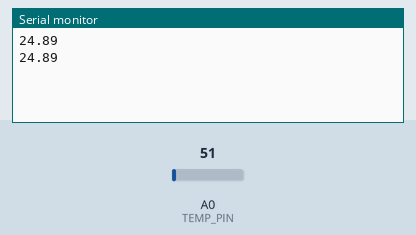
This sketch was run on a simulated Arduino Uno, built with avr-gcc and run on an emulated ATmega328P. On the bench: the last lines printed to the serial monitor. The inputs (shaded band) are chosen by the test bench; at power-on: A0 (TEMP_PIN) = 51.

Above: at 1.8 s.
1.9 s: A0 (TEMP_PIN) set to 61
At 2.7 s:
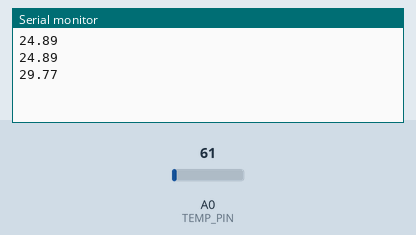
3.4 s: A0 (TEMP_PIN) set to 71
At 4.8 s:
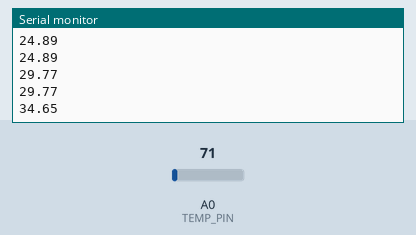
Timing chart, 0 to 6.4 s (numbered marks = the images above; inputs shaded):
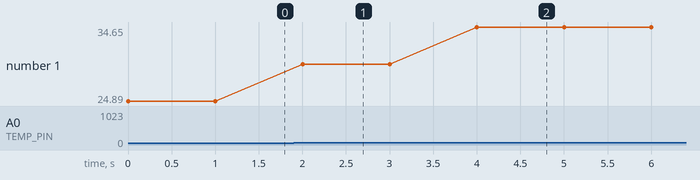

The sketch:

LM35.ino
```cpp
/*
   LM35

   Use Digital pin 13 to pin 10 as output to
   turn On/OFF the LED every 1 sec.

*/

float TEMP;
int TEMP_PIN = 0;

void setup() {
  Serial.begin(9600);
}

void loop() {

  TEMP = analogRead(TEMP_PIN);
  TEMP = (TEMP * 0.488);
  Serial.print(TEMP);
  Serial.println();
  delay(1000);

}
```

Measured:
- after the input at 1.9 s, the serial monitor: prints a new line after 0.10 s (image 1)
- after the input at 3.4 s, the serial monitor: prints a new line after 0.60 s (image 2)
- plotted number 1: 24.89 → 29.77 after the input at 1.9 s, 29.77 → 34.65 after the input at 3.4 s
